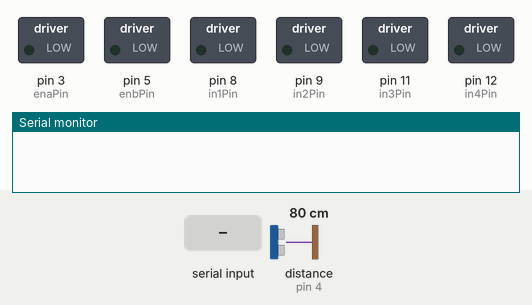
Recording of a sketch running on a simulated Arduino Uno, built with avr-gcc and run on an emulated ATmega328P. Shown: switched loads named in the sketch (green lamp = pin HIGH), the last lines printed to the serial monitor. Wiring (inferred from the names in the program): ultrasonic range finder: trigger pin 2; echo pin 4. Inputs (shaded band) come from the test bench; at power-on: distance to the obstacle (sensor on pin 4) 80 cm. The echo pulse lasts 58.3 µs per cm; pins used as bus, display or sensor lines are not drawn.

Above: at 1.2 s.
1.3 s: "too_far_right\n" received over Serial
At 1.9 s:
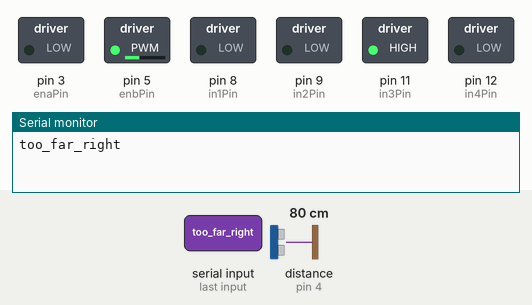
At 2.8 s:
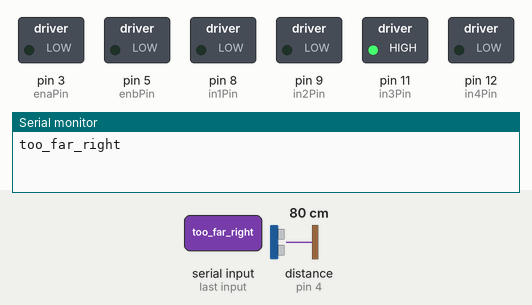
3.8 s: "too_far_left\n" received over Serial
At 6.0 s:
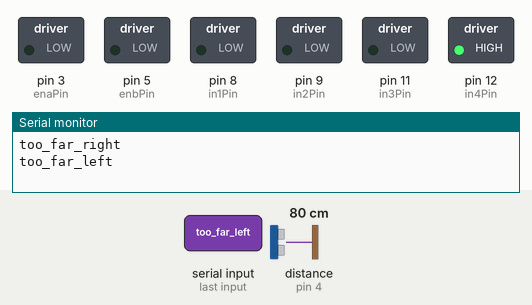
Timing chart, 0 to 7.5 s (numbered marks = the images above; inputs shaded):
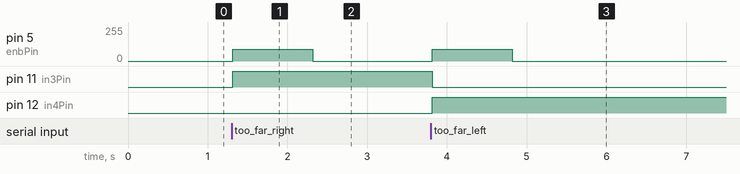

The sketch:

exp06-arduino-sketch.ino
```cpp
// Motor A
#define enaPin 3
#define in1Pin 8
#define in2Pin 9


// Motor B
#define enbPin 5
#define in3Pin 11
#define in4Pin 12

// HC-SR04 Ultrasonic sensor
// Requires a 5V input.
#define echoPin 4
#define trigPin 2


float duration, distance;
String robot_status;


///////// Helper Functions ////////////

float get_distance() {

  /*
   * This function returns the distance measured by
   * the ultrasonic sensor.
   *
   * Output:
   *  distance in cm, type: float
   */

  float distance;

  // Start with everything off
  digitalWrite(trigPin, LOW);
  delayMicroseconds(2);

  digitalWrite(trigPin, HIGH);
  delayMicroseconds(10);
  digitalWrite(trigPin, LOW);

  // Mesaure the response from the Echo Pin

  duration = pulseIn(echoPin, HIGH);

  // Use the duration to determine the distance
  // Use 343 m/s as the speed of sound
  // the signal from the trig pin goes out then returns, thats why we divide the duration by 2.
  distance = (duration / 2) * 0.0343;

  return distance;

}

void stand_still() {

  // Full stop
  analogWrite(enaPin, 0);
  analogWrite(enbPin, 0);

}

void move_forward() {

  // B|-------|A

  // To get the same speed on both motors
  // these are the PWM values:
  // Motor A: 128
  // Motor B: 190

  // Motor B is ON.
  // Motor A is ON.

  // Full stop before changing motor direction
  analogWrite(enaPin, 0);
  analogWrite(enbPin, 0);

  // 1- Set the direction of rotation

  // Motor A - rotating forwards
  digitalWrite(in1Pin, HIGH);
  digitalWrite(in2Pin, LOW);

  // Motor B - rotating forwards
  digitalWrite(in3Pin, LOW);
  digitalWrite(in4Pin, HIGH);


  // 2- Start the motors and set their speed

  analogWrite(enaPin, 128.55); // speed set to 0
  analogWrite(enbPin, 190);

}

void reverse() {

  // B|-------|A

  // To get the same speed on both motors
  // these are the PWM values:
  // Motor A: 128
  // Motor B: 190

  // Motor B is ON.
  // Motor A is ON.

  // Full stop before changing motor direction
  analogWrite(enaPin, 0);
  analogWrite(enbPin, 0);

  // 1- Set the direction of rotation

  // Motor A - rotating backwards
  digitalWrite(in1Pin, LOW);
  digitalWrite(in2Pin, HIGH);

  // Motor B - rotating backwards
  digitalWrite(in3Pin, HIGH);
  digitalWrite(in4Pin, LOW);


  // 2- Start the motors and set their speed

  analogWrite(enaPin, 128); // speed set to 0
  analogWrite(enbPin, 190);

}


void reverse_slowly() {

  // B|-------|A

  // To get almost the same speed on both motors
  // these are some PWM values:
  // (Range is 0-255)
  // Motor A: 128,  64
  // Motor B: 190,  95


  // Motor B is ON.
  // Motor A is ON.

  // Full stop before changing motor direction
  analogWrite(enaPin, 0);
  analogWrite(enbPin, 0);

  // 1- Set the direction of rotation

  // Motor A - rotating backwards
  digitalWrite(in1Pin, LOW);
  digitalWrite(in2Pin, HIGH);

  // Motor B - rotating backwards
  digitalWrite(in3Pin, HIGH);
  digitalWrite(in4Pin, LOW);


  // 2- Start the motors and set their speed

  analogWrite(enaPin, 64); // speed set to 0
  analogWrite(enbPin, 95);

}


void turn_left() {

  // B|-------|A


  // Motor B is ON.
  // Motor A is OFF.
  // Therefore, the pivot point is Wheel A.

  // Full stop before changing motor direction
  analogWrite(enaPin, 0);
  analogWrite(enbPin, 0);

  // 1- Set the direction of rotation

  // Motor A - stopped
  digitalWrite(in1Pin, LOW);
  digitalWrite(in2Pin, LOW);

  // Motor B - rotating backwards
  digitalWrite(in3Pin, HIGH);
  digitalWrite(in4Pin, LOW);


  // 2- Start the motors and set their speed

  analogWrite(enaPin, 0); // Motor A - speed set to 0
  analogWrite(enbPin, 90);

}


void turn_right() {

  // The delay needed for the robot to turn 360 degrees
  // is approx. 6000ms. This varies depending on the surface.

  // Motor A is OFF.
  // Motor B is ON.
  // Therefore, the pivot point is Wheel A.

  // Full stop before changing motor direction
  analogWrite(enaPin, 0);
  analogWrite(enbPin, 0);

  // 1- Set the direction of rotation

  // Motor A - stopped
  digitalWrite(in1Pin, LOW);
  digitalWrite(in2Pin, LOW);

  // Motor B - rotating forwards
  digitalWrite(in3Pin, LOW);
  digitalWrite(in4Pin, HIGH);


  // 2- Start the motors and set their speed

  analogWrite(enaPin, 0); // Motor A speed set to 0
  analogWrite(enbPin, 90);

}


void rotate_left() {

  // B|-------|A


  // Motor B is ON, moving backwards.
  // Motor A is ON, moving forwards.
  // The pivot point is half way between Wheel A and Wheel B.

  // Full stop before changing motor direction
  analogWrite(enaPin, 0);
  analogWrite(enbPin, 0);

  // 1- Set the direction of rotation

  // Motor A - rotating forwards
  digitalWrite(in1Pin, HIGH);
  digitalWrite(in2Pin, LOW);

  // Motor B - rotating backwards
  digitalWrite(in3Pin, HIGH);
  digitalWrite(in4Pin, LOW);


  // 2- Start the motors and set their speed

  analogWrite(enaPin, 128);
  analogWrite(enbPin, 128);

}


///////////// End of helper functions ////////////////


void setup() {

  Serial.begin(9600);

  // define the pin modes

  pinMode(enaPin, OUTPUT);
  pinMode(in1Pin, OUTPUT);
  pinMode(in2Pin, OUTPUT);

  pinMode(enbPin, OUTPUT);
  pinMode(in3Pin, OUTPUT);
  pinMode(in4Pin, OUTPUT);


  pinMode(trigPin, OUTPUT);
  pinMode(echoPin, INPUT);


}

void loop() {


    // [1] Get the distance measured by the ultrasonic sensor
    // We won't be using the distance in this code.
    distance = get_distance();

    // *** Remember that the serial monitor must be closed when
    // sending info from the python code.
    //Serial.println(distance);

    // [2] Read the key status sent by the python code (up, down, left, right or key-up).
    // Store it in a variable called "key_status".

    // This line means: "read until you reach a newline chracter".
    // You will see that in the python code we have added a newline character before sending the string.
    robot_status = Serial.readStringUntil('\n');

    // Remove any leading and trailing whitespaces that could have been added.
    // Sometimes when devices are communicating they add a whitespace.
    robot_status.trim();

    Serial.println(robot_status);

    //move_forward();
    stand_still();


    // if the user is holding up 3 fingers
    if (robot_status.equals("too_far_right")) {

        turn_left();

    // if the user is holding up 4 fingers
    } else if (robot_status.equals("too_far_left")) {

        turn_right();

    }
}
```

Measured:
- after the input at 1.3 s, pin 5 (enbPin): 0/255 → 90/255 at once, → 0/255 1.0 s later; pin 11 (in3Pin): LOW → HIGH at once
- after the input at 3.8 s, pin 5 (enbPin): 0/255 → 90/255 at once, → 0/255 1.0 s later; pin 11 (in3Pin): HIGH → LOW at once; pin 12 (in4Pin): LOW → HIGH at once
